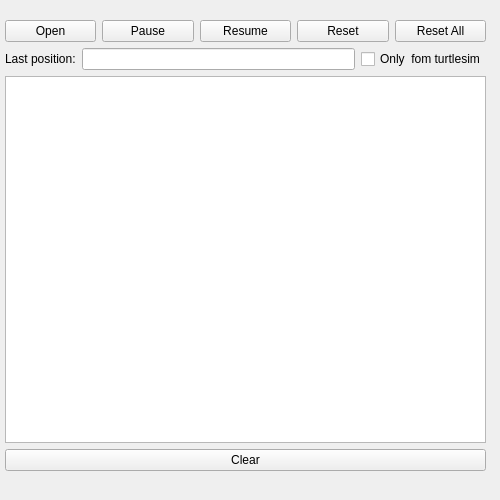
<?xml version="1.0" encoding="UTF-8"?>
<ui version="4.0">
 <class>Form</class>
 <widget class="QWidget" name="Form">
  <property name="geometry">
   <rect>
    <x>0</x>
    <y>0</y>
    <width>500</width>
    <height>500</height>
   </rect>
  </property>
  <property name="sizePolicy">
   <sizepolicy hsizetype="Fixed" vsizetype="Fixed">
    <horstretch>0</horstretch>
    <verstretch>0</verstretch>
   </sizepolicy>
  </property>
  <property name="maximumSize">
   <size>
    <width>500</width>
    <height>500</height>
   </size>
  </property>
  <property name="baseSize">
   <size>
    <width>500</width>
    <height>500</height>
   </size>
  </property>
  <property name="windowTitle">
   <string>RQT UI</string>
  </property>
  <widget class="QWidget" name="layoutWidget">
   <property name="geometry">
    <rect>
     <x>5</x>
     <y>20</y>
     <width>481</width>
     <height>451</height>
    </rect>
   </property>
   <layout class="QVBoxLayout" name="verticalLayout">
    <item>
     <layout class="QHBoxLayout" name="horizontalLayout">
      <item>
       <widget class="QPushButton" name="pushButton_Open">
        <property name="text">
         <string>Open</string>
        </property>
       </widget>
      </item>
      <item>
       <widget class="QPushButton" name="pushButton_Pause">
        <property name="text">
         <string>Pause</string>
        </property>
       </widget>
      </item>
      <item>
       <widget class="QPushButton" name="pushButton_Resume">
        <property name="text">
         <string>Resume</string>
        </property>
       </widget>
      </item>
      <item>
       <widget class="QPushButton" name="pushButton_Reset">
        <property name="text">
         <string>Reset</string>
        </property>
       </widget>
      </item>
      <item>
       <widget class="QPushButton" name="pushButton_Reset_All">
        <property name="text">
         <string>Reset All</string>
        </property>
       </widget>
      </item>
     </layout>
    </item>
    <item>
     <layout class="QHBoxLayout" name="horizontalLayout_2">
      <item>
       <widget class="QLabel" name="label">
        <property name="text">
         <string>Last position:</string>
        </property>
       </widget>
      </item>
      <item>
       <widget class="QLineEdit" name="lineEdit_Pos"/>
      </item>
      <item>
       <widget class="QCheckBox" name="checkBox_Turtle">
        <property name="text">
         <string>Only  fom turtlesim</string>
        </property>
       </widget>
      </item>
     </layout>
    </item>
    <item>
     <widget class="QListWidget" name="listWidget"/>
    </item>
    <item>
     <widget class="QPushButton" name="pushButton_Clear">
      <property name="sizePolicy">
       <sizepolicy hsizetype="Preferred" vsizetype="Fixed">
        <horstretch>0</horstretch>
        <verstretch>0</verstretch>
       </sizepolicy>
      </property>
      <property name="maximumSize">
       <size>
        <width>500</width>
        <height>16777215</height>
       </size>
      </property>
      <property name="text">
       <string>Clear</string>
      </property>
     </widget>
    </item>
   </layout>
  </widget>
 </widget>
 <resources/>
 <connections/>
</ui>
